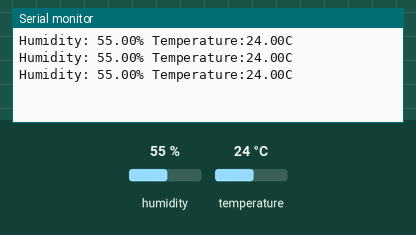
Simulated run of this sketch. Board: Arduino Uno, built with avr-gcc and run on an emulated ATmega328P. Shown: the last lines printed to the serial monitor. The test bench sets the inputs (shaded band); at power-on: humidity 55 %, temperature 24 °C.

Above: at 3.8 s.
3.9 s: humidity set to 22 %
At 5.9 s:
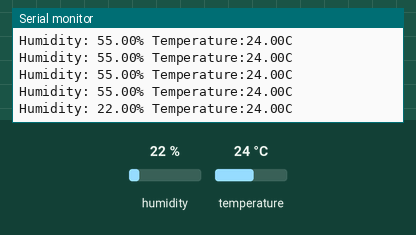
10.1 s: temperature set to 12 °C
At 10.6 s:
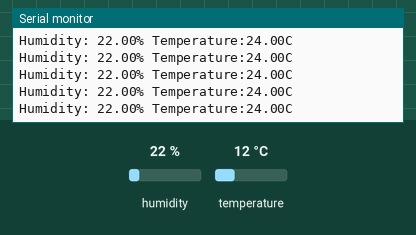
13.0 s: humidity set to 40 %
At 13.5 s:
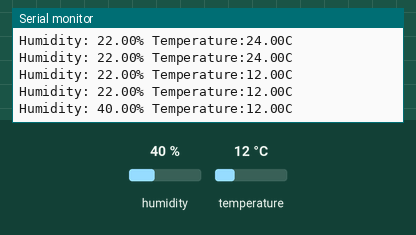
Timing chart, 0 to 16.0 s (numbered marks = the images above; inputs shaded):
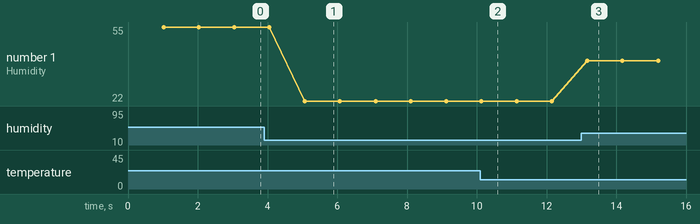

The sketch:

tempe.ino
```cpp
#include<DHT.h>

#define DHTTYPE DHT11
#define DHTPIN 9

DHT dht(DHTPIN, DHTTYPE);

void setup(){
  Serial.begin(9600);
  dht.begin();
}

void loop(){
  delay(1000);
  float humidity = dht.readHumidity();
  float temperature = dht.readTemperature();

  if(isnan(humidity) || isnan(temperature)){
    Serial.println("ERROR EN EL SENSOR");
    return;
  }

  Serial.print("Humidity: ");
  Serial.print(humidity);
  Serial.print("% Temperature:");
  Serial.print(temperature);
  Serial.println("C");
}
```

Measured:
- after the input at 3.9 s, the serial monitor: prints a new line after 1.2 s (image 1)
- after the input at 13.0 s, the serial monitor: prints a new line after 0.18 s (image 3)
- plotted number 1: 55 → 22 after the input at 3.9 s, 22 → 40 after the input at 13.0 s
